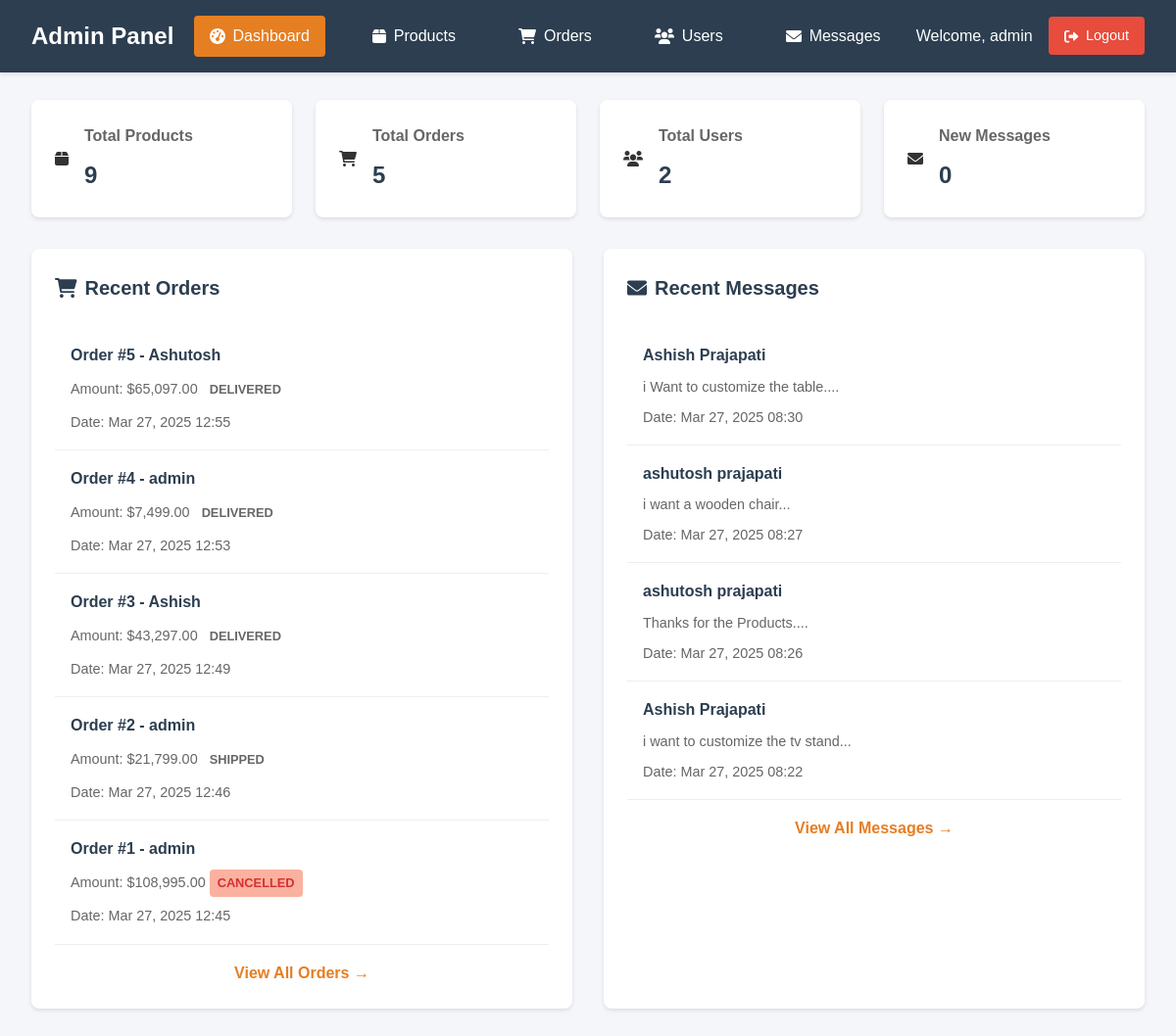
/admin/index.php (signed in), run on the app's committed database.
### tables this page shows
CREATE TABLE `orders` (
  `id` int(11) NOT NULL,
  `user_id` int(11) DEFAULT NULL,
  `total_amount` decimal(10,2) NOT NULL,
  `status` enum('pending','processing','shipped','delivered','cancelled') DEFAULT 'pending',
  `shipping_address` text NOT NULL,
  `created_at` timestamp NOT NULL DEFAULT current_timestamp()
);

CREATE TABLE `users` (
  `id` int(11) NOT NULL,
  `username` varchar(50) NOT NULL,
  `email` varchar(100) NOT NULL,
  `password` varchar(255) NOT NULL,
  `full_name` varchar(100) DEFAULT NULL,
  `role` enum('user','admin') DEFAULT 'user',
  `created_at` timestamp NOT NULL DEFAULT current_timestamp()
);

CREATE TABLE `contact_messages` (
  `id` int(11) NOT NULL,
  `name` varchar(100) NOT NULL,
  `email` varchar(100) NOT NULL,
  `message` text NOT NULL,
  `created_at` timestamp NOT NULL DEFAULT current_timestamp(),
  `status` enum('readed','unread') DEFAULT 'unread'
);

### admin/index.php (the view, shortened to what this page needs)
<?php
include '../config.php';
include '_Nav.php';
$stats = [
    'products' => 0,
    'orders' => 0,
    'users' => 0,
    'messages' => 0
];
$result = $conn->query("SELECT COUNT(*) as count FROM products");
$stats['products'] = $result->fetch_assoc()['count'];
$result = $conn->query("SELECT COUNT(*) as count FROM orders");
$stats['orders'] = $result->fetch_assoc()['count'];
$result = $conn->query("SELECT COUNT(*) as count FROM users WHERE role != 'admin'");
$stats['users'] = $result->fetch_assoc()['count'];
$result = $conn->query("SELECT COUNT(*) as count FROM contact_messages WHERE status = 'unread'");
$stats['messages'] = $result->fetch_assoc()['count'];
$recent_orders = $conn->query("
    SELECT o.*, u.username
    FROM orders o
    JOIN users u ON o.user_id = u.id
    ORDER BY o.created_at DESC
    LIMIT 5
");
$recent_messages = $conn->query("
    SELECT * FROM contact_messages
    ORDER BY created_at DESC
    LIMIT 5
");
?>
<!DOCTYPE html>
<html lang="en">
<head>
    <link rel="stylesheet" href="../style.css">
    <link rel="stylesheet" href="https://cdnjs.cloudflare.com/ajax/libs/font-awesome/6.0.0/css/all.min.css">
</head>
<body>
        <div class="dashboard-stats">
            <div class="stat-card">
                <i class="fas fa-box"></i>
                <div class="stat-info">
                    <h3>Total Products</h3>
                    <p><?php echo $stats['products']; ?></p>
                </div>
            </div>
            <div class="stat-card">
                <i class="fas fa-shopping-cart"></i>
                <div class="stat-info">
                    <h3>Total Orders</h3>
                    <p><?php echo $stats['orders']; ?></p>
                </div>
            </div>
            <div class="stat-card">
                <i class="fas fa-users"></i>
                <div class="stat-info">
                    <h3>Total Users</h3>
                    <p><?php echo $stats['users']; ?></p>
                </div>
            </div>
            <div class="stat-card">
                <i class="fas fa-envelope"></i>
                <div class="stat-info">
                    <h3>New Messages</h3>
                    <p><?php echo $stats['messages']; ?></p>
                </div>
            </div>
        </div>
        <div class="dashboard-content">
            <div class="content-card">
                <h2><i class="fas fa-shopping-cart"></i> Recent Orders</h2>
                <?php while($order = $recent_orders->fetch_assoc()): ?>
                    <div class="recent-item">
                        <h4>Order #<?php echo $order['id']; ?> - <?php echo htmlspecialchars($order['username']); ?></h4>
                        <p>
                            Amount: $<?php echo number_format($order['total_amount'], 2); ?>
                            <span class="status-badge status-<?php echo strtolower($order['status']); ?>">
                                <?php echo $order['status']; ?>
                            </span>
                        </p>
                        <p>Date: <?php echo date('M j, Y H:i', strtotime($order['created_at'])); ?></p>
                    </div>
                <?php endwhile; ?>
                <a href="orders.php" class="view-all">View All Orders →</a>
            </div>
            <div class="content-card">
                <h2><i class="fas fa-envelope"></i> Recent Messages</h2>
                <?php while($message = $recent_messages->fetch_assoc()): ?>
                    <div class="recent-item">
                        <h4><?php echo htmlspecialchars($message['name']); ?></h4>
                        <p><?php echo htmlspecialchars(substr($message['message'], 0, 100)) . '...'; ?></p>
                        <p>Date: <?php echo date('M j, Y H:i', strtotime($message['created_at'])); ?></p>
                    </div>
                <?php endwhile; ?>
                <a href="messages.php" class="view-all">View All Messages →</a>
            </div>
        </div>
</body>
</html>

### style.css (style rules this page uses)
* { margin: 0; padding: 0; box-sizing: border-box; }
body { font-family: 'Arial', sans-serif; line-height: 1.6; color: #333; }

### admin/_Nav.php (style rules this page uses)
body { padding-top: 70px; background: #f5f6fa; }

### admin/index.php (style rules this page uses)
.dashboard-stats { display: grid; grid-template-columns: repeat(auto-fit, minmax(250px, 1fr)); gap: 1.5rem; margin: 2rem; }
.stat-card { background: white; padding: 1.5rem; border-radius: 8px; box-shadow: 0 2px 4px rgba(0,0,0,0.1); display: flex; align-items: center; gap: 1rem; }
.stat-info h3 { margin: 0; color: #666; font-size: 1rem; }
.stat-info p { margin: 0.5rem 0 0; font-size: 1.5rem; font-weight: bold; color: #2c3e50; }
.dashboard-content { display: grid; grid-template-columns: repeat(auto-fit, minmax(400px, 1fr)); gap: 2rem; margin: 2rem; }
.content-card { background: white; padding: 1.5rem; border-radius: 8px; box-shadow: 0 2px 4px rgba(0,0,0,0.1); }
.content-card h2 { margin: 0 0 1.5rem; color: #2c3e50; font-size: 1.25rem; display: flex; align-items: center; gap: 0.5rem; }
.recent-item { padding: 1rem; border-bottom: 1px solid #eee; }
.recent-item h4 { margin: 0; color: #2c3e50; }
.recent-item p { margin: 0.5rem 0 0; color: #666; font-size: 0.9rem; }
.status-badge { display: inline-block; padding: 0.25rem 0.5rem; border-radius: 4px; font-size: 0.8rem; font-weight: bold; text-transform: uppercase; }
.status-cancelled { background: #fab1a0; color: #d63031; }
.view-all { display: block; text-align: center; margin-top: 1rem; color: #e67e22; text-decoration: none; font-weight: bold; }

### data on the page
orders: id "5", user.username "Ashutosh", total_amount "65,097.00", status "DELIVERED", created_at "Mar 27, 2025 12:55"
orders: id "4", user.username "admin", total_amount "7,499.00", status "DELIVERED", created_at "Mar 27, 2025 12:53"
orders: id "3", user.username "Ashish", total_amount "43,297.00", status "DELIVERED", created_at "Mar 27, 2025 12:49"
orders: id "2", user.username "admin", total_amount "21,799.00", status "SHIPPED", created_at "Mar 27, 2025 12:46"
orders: id "1", user.username "admin", total_amount "108,995.00", status "CANCELLED", created_at "Mar 27, 2025 12:45"
contact_messages: name "Ashish Prajapati", message "i Want to customize the table.", created_at "Mar 27, 2025 08:30"
contact_messages: name "ashutosh prajapati", message "i want a wooden chair", created_at "Mar 27, 2025 08:27"
contact_messages: name "ashutosh prajapati", message "Thanks for the Products.", created_at "Mar 27, 2025 08:26"
contact_messages: name "Ashish Prajapati", message "i want to customize the tv stand", created_at "Mar 27, 2025 08:22"

### other printed values
$_SESSION['username'] "admin"
$stats['products'] "9"
$stats['orders'] "5"
$stats['users'] "2"
$stats['messages'] "0"
